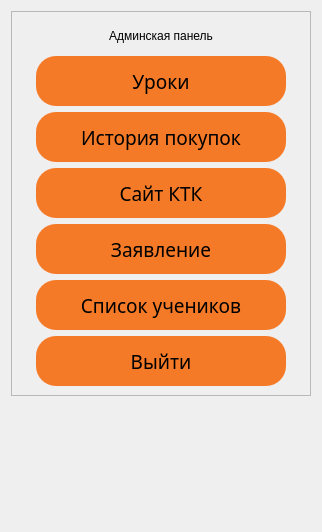
         <widget class="QWidget" name="page">
          <layout class="QGridLayout" name="gridLayout">
           <item row="0" column="0">
            <widget class="QFrame" name="frame_7">
             <property name="minimumSize">
              <size>
               <width>300</width>
               <height>385</height>
              </size>
             </property>
             <property name="maximumSize">
              <size>
               <width>300</width>
               <height>385</height>
              </size>
             </property>
             <property name="frameShape">
              <enum>QFrame::StyledPanel</enum>
             </property>
             <property name="frameShadow">
              <enum>QFrame::Raised</enum>
             </property>
             <layout class="QGridLayout" name="gridLayout_2">
              <item row="0" column="0">
               <widget class="QLabel" name="label_2">
                <property name="styleSheet">
                 <string notr="true">font: 63 18pt &quot;Montserrat SemiBold&quot;;</string>
                </property>
                <property name="text">
                 <string>Админская панель</string>
                </property>
                <property name="alignment">
                 <set>Qt::AlignCenter</set>
                </property>
               </widget>
              </item>
              <item row="1" column="0">
               <widget class="QPushButton" name="pushButton_17">
                <property name="minimumSize">
                 <size>
                  <width>250</width>
                  <height>50</height>
                 </size>
                </property>
                <property name="maximumSize">
                 <size>
                  <width>250</width>
                  <height>50</height>
                 </size>
                </property>
                <property name="font">
                 <font>
                  <family>Montserrat SemiBold</family>
                  <pointsize>14</pointsize>
                  <weight>7</weight>
                  <italic>false</italic>
                  <bold>false</bold>
                 </font>
                </property>
                <property name="styleSheet">
                 <string notr="true">QPushButton{
	background-color: #F57A27;
	border: 0;
	border-radius: 20px;
	font: 63 14pt &quot;Montserrat SemiBold&quot;;
}

QPushButton:hover{
	background-color: #D63201;
	color: #fff;
}</string>
                </property>
                <property name="text">
                 <string>Уроки</string>
                </property>
               </widget>
              </item>
              <item row="2" column="0">
               <widget class="QPushButton" name="pushButton_19">
                <property name="minimumSize">
                 <size>
                  <width>250</width>
                  <height>50</height>
                 </size>
                </property>
                <property name="maximumSize">
                 <size>
                  <width>250</width>
                  <height>50</height>
                 </size>
                </property>
                <property name="font">
                 <font>
                  <family>Montserrat SemiBold</family>
                  <pointsize>14</pointsize>
                  <weight>7</weight>
                  <italic>false</italic>
                  <bold>false</bold>
                 </font>
                </property>
                <property name="styleSheet">
                 <string notr="true">QPushButton{
	background-color: #F57A27;
	border: 0;
	border-radius: 20px;
	font: 63 14pt &quot;Montserrat SemiBold&quot;;
}

QPushButton:hover{
	background-color: #D63201;
	color: #fff;
}</string>
                </property>
                <property name="text">
                 <string>История покупок</string>
                </property>
               </widget>
              </item>
              <item row="3" column="0">
               <widget class="QPushButton" name="pushButton_12">
                <property name="minimumSize">
                 <size>
                  <width>250</width>
                  <height>50</height>
                 </size>
                </property>
                <property name="maximumSize">
                 <size>
                  <width>250</width>
                  <height>50</height>
                 </size>
                </property>
                <property name="font">
                 <font>
                  <family>Montserrat SemiBold</family>
                  <pointsize>14</pointsize>
                  <weight>7</weight>
                  <italic>false</italic>
                  <bold>false</bold>
                 </font>
                </property>
                <property name="styleSheet">
                 <string notr="true">QPushButton{
	background-color: #F57A27;
	border: 0;
	border-radius: 20px;
	font: 63 14pt &quot;Montserrat SemiBold&quot;;
}

QPushButton:hover{
	background-color: #D63201;
	color: #fff;
}</string>
                </property>
                <property name="text">
                 <string>Сайт КТК</string>
                </property>
               </widget>
              </item>
              <item row="4" column="0">
               <widget class="QPushButton" name="pushButton_13">
                <property name="minimumSize">
                 <size>
                  <width>250</width>
                  <height>50</height>
                 </size>
                </property>
                <property name="maximumSize">
                 <size>
                  <width>250</width>
                  <height>50</height>
                 </size>
                </property>
                <property name="font">
                 <font>
                  <family>Montserrat SemiBold</family>
                  <pointsize>14</pointsize>
                  <weight>7</weight>
                  <italic>false</italic>
                  <bold>false</bold>
                 </font>
                </property>
                <property name="styleSheet">
                 <string notr="true">QPushButton{
	background-color: #F57A27;
	border: 0;
	border-radius: 20px;
	font: 63 14pt &quot;Montserrat SemiBold&quot;;
}

QPushButton:hover{
	background-color: #D63201;
	color: #fff;
}</string>
                </property>
                <property name="text">
                 <string>Заявление</string>
                </property>
               </widget>
              </item>
              <item row="5" column="0">
               <widget class="QPushButton" name="pushButton_14">
                <property name="minimumSize">
                 <size>
                  <width>250</width>
                  <height>50</height>
                 </size>
                </property>
                <property name="maximumSize">
                 <size>
                  <width>250</width>
                  <height>50</height>
                 </size>
                </property>
                <property name="font">
                 <font>
                  <family>Montserrat SemiBold</family>
                  <pointsize>14</pointsize>
                  <weight>7</weight>
                  <italic>false</italic>
                  <bold>false</bold>
                 </font>
                </property>
                <property name="styleSheet">
                 <string notr="true">QPushButton{
	background-color: #F57A27;
	border: 0;
	border-radius: 20px;
	font: 63 14pt &quot;Montserrat SemiBold&quot;;
}

QPushButton:hover{
	background-color: #D63201;
	color: #fff;
}</string>
                </property>
                <property name="text">
                 <string>Список учеников</string>
                </property>
               </widget>
              </item>
              <item row="6" column="0">
               <widget class="QPushButton" name="pushButton_15">
                <property name="minimumSize">
                 <size>
                  <width>250</width>
                  <height>50</height>
                 </size>
                </property>
                <property name="maximumSize">
                 <size>
                  <width>250</width>
                  <height>50</height>
                 </size>
                </property>
                <property name="font">
                 <font>
                  <family>Montserrat SemiBold</family>
                  <pointsize>14</pointsize>
                  <weight>7</weight>
                  <italic>false</italic>
                  <bold>false</bold>
                 </font>
                </property>
                <property name="styleSheet">
                 <string notr="true">QPushButton{
	background-color: #F57A27;
	border: 0;
	border-radius: 20px;
	font: 63 14pt &quot;Montserrat SemiBold&quot;;
}

QPushButton:hover{
	background-color: #D63201;
	color: #fff;
}</string>
                </property>
                <property name="text">
                 <string>Выйти</string>
                </property>
               </widget>
              </item>
             </layout>
            </widget>
           </item>
           <item row="1" column="0">
            <spacer name="verticalSpacer">
             <property name="orientation">
              <enum>Qt::Vertical</enum>
             </property>
             <property name="sizeType">
              <enum>QSizePolicy::Maximum</enum>
             </property>
             <property name="sizeHint" stdset="0">
              <size>
               <width>29</width>
               <height>125</height>
              </size>
             </property>
            </spacer>
           </item>
          </layout>
         </widget>
